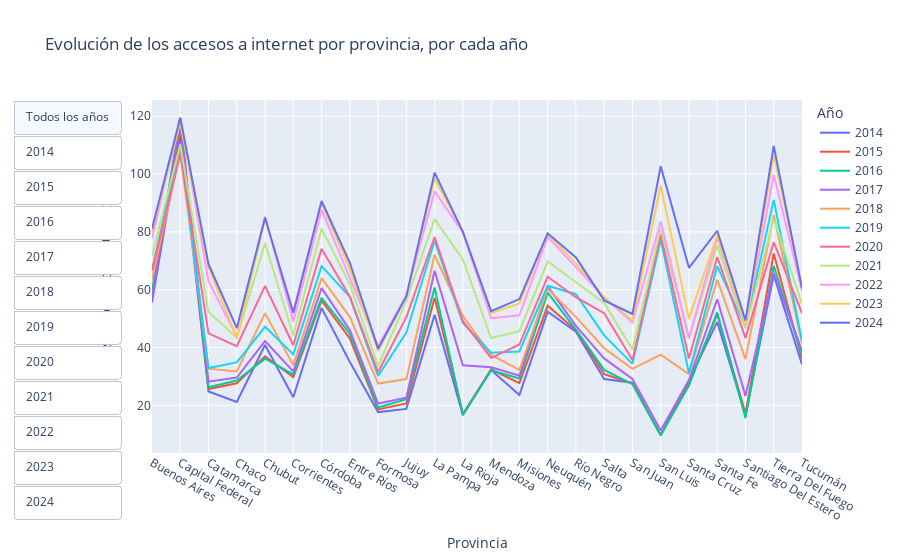

Notebook source saved alongside this figure:
### Code cell
# Agrupar los datos por Provincia y Año
df_agrupado = internet_9.groupby(['Provincia', 'Año'])['Accesos por cada 100 hogares'].mean().reset_index()

# Crear el gráfico de líneas interactivo con provincias en el eje x
fig = px.line(df_agrupado, x="Provincia", y="Accesos por cada 100 hogares", color="Año", 
              title="Evolución de los accesos a internet por provincia, por cada año",
              category_orders={"Año": sorted(df_agrupado['Año'].unique())})

# Agregar botones para seleccionar el año
fig.update_layout(
    updatemenus=[
        dict(
            type="buttons",
            direction="down",
            buttons=list([
                dict(label="Todos los años",
                     method="update",
                     args=[{"visible": [True] * len(fig.data)},
                           {"title": "Evolución de los accesos a internet cada 100 hogares por provincia"}])
            ]) + [
                dict(label=str(year), 
                     method="update",
                     args=[{"visible": [y == year for y in df_agrupado['Año']]},
                           {"title": f"Accesos a internet por provincia en {year}"}])
                for year in sorted(df_agrupado['Año'].unique())
            ]
        )
    ]
)

fig.show()

### Figure 1 — Plotly figure (JSON) as saved in the notebook; plotly's stock layout.template omitted (floating-point values rounded to 4 significant figures; data arrays with more than 128 entries replaced by an {"elided": "..."} marker saying what was removed)
{"data": [{"hovertemplate": "Año=2014<br>Provincia=%{x}<br>Accesos por cada 100 hogares=%{y}<extra></extra>", "legendgroup": "2014", "line": {"color": "#636efa", "dash": "solid"}, "marker": {"symbol": "circle"}, "mode": "lines", "name": "2014", "orientation": "v", "showlegend": true, "type": "scatter", "x": ["Buenos Aires", "Capital Federal", "Catamarca", "Chaco", "Chubut", "Corrientes", "Córdoba", "Entre Ríos", "Formosa", "Jujuy", "La Pampa", "La Rioja", "Mendoza", "Misiones", "Neuquén", "Río Negro", "Salta", "San Juan", "San Luis", "Santa Cruz", "Santa Fe", "Santiago Del Estero", "Tierra Del Fuego", "Tucumán"], "xaxis": "x", "y": [55.62, 113.5, 24.79, 21.16, 40.87, 22.81, 53.72, 35.02, 17.67, 18.77, 51.3, 16.58, 32.24, 23.56, 52.4, 45.48, 29.09, 27.82, 9.641, 28.59, 48.86, 16.69, 65.04, 34.16], "yaxis": "y"}, {"hovertemplate": "Año=2015<br>Provincia=%{x}<br>Accesos por cada 100 hogares=%{y}<extra></extra>", "legendgroup": "2015", "line": {"color": "#EF553B", "dash": "solid"}, "marker": {"symbol": "circle"}, "mode": "lines", "name": "2015", "orientation": "v", "showlegend": true, "type": "scatter", "x": ["Buenos Aires", "Capital Federal", "Catamarca", "Chaco", "Chubut", "Corrientes", "Córdoba", "Entre Ríos", "Formosa", "Jujuy", "La Pampa", "La Rioja", "Mendoza", "Misiones", "Neuquén", "Río Negro", "Salta", "San Juan", "San Luis", "Santa Cruz", "Santa Fe", "Santiago Del Estero", "Tierra Del Fuego", "Tucumán"], "xaxis": "x", "y": [57.29, 116.8, 25.67, 27.61, 36.97, 29.76, 56.25, 43.2, 18.6, 20.68, 57.23, 17.01, 32.46, 27.66, 54.49, 46.03, 30.81, 27.63, 9.709, 27.6, 51.54, 17.07, 72.52, 36.11], "yaxis": "y"}, {"hovertemplate": "Año=2016<br>Provincia=%{x}<br>Accesos por cada 100 hogares=%{y}<extra></extra>", "legendgroup": "2016", "line": {"color": "#00cc96", "dash": "solid"}, "marker": {"symbol": "circle"}, "mode": "lines", "name": "2016", "orientation": "v", "showlegend": true, "type": "scatter", "x": ["Buenos Aires", "Capital Federal", "Catamarca", "Chaco", "Chubut", "Corrientes", "Córdoba", "Entre Ríos", "Formosa", "Jujuy", "La Pampa", "La Rioja", "Mendoza", "Misiones", "Neuquén", "Río Negro", "Salta", "San Juan", "San Luis", "Santa Cruz", "Santa Fe", "Santiago Del Estero", "Tierra Del Fuego", "Tucumán"], "xaxis": "x", "y": [59.51, 119.2, 26.25, 28.59, 36.12, 30.68, 57.19, 44.81, 19.22, 22.14, 60.76, 16.81, 32.11, 29.31, 58.99, 46.21, 32.26, 27.32, 9.615, 26.87, 52.14, 15.62, 68.2, 37.46], "yaxis": "y"}, {"hovertemplate": "Año=2017<br>Provincia=%{x}<br>Accesos por cada 100 hogares=%{y}<extra></extra>", "legendgroup": "2017", "line": {"color": "#ab63fa", "dash": "solid"}, "marker": {"symbol": "circle"}, "mode": "lines", "name": "2017", "orientation": "v", "showlegend": true, "type": "scatter", "x": ["Buenos Aires", "Capital Federal", "Catamarca", "Chaco", "Chubut", "Corrientes", "Córdoba", "Entre Ríos", "Formosa", "Jujuy", "La Pampa", "La Rioja", "Mendoza", "Misiones", "Neuquén", "Río Negro", "Salta", "San Juan", "San Luis", "Santa Cruz", "Santa Fe", "Santiago Del Estero", "Tierra Del Fuego", "Tucumán"], "xaxis": "x", "y": [57.02, 119.3, 28.19, 29.61, 42.22, 31.75, 60.57, 46.03, 20.61, 22.64, 66.59, 33.86, 33.16, 30.24, 61.25, 47.49, 36.24, 29.17, 11.28, 28.74, 56.71, 23.27, 65.75, 38.92], "yaxis": "y"}, {"hovertemplate": "Año=2018<br>Provincia=%{x}<br>Accesos por cada 100 hogares=%{y}<extra></extra>", "legendgroup": "2018", "line": {"color": "#FFA15A", "dash": "solid"}, "marker": {"symbol": "circle"}, "mode": "lines", "name": "2018", "orientation": "v", "showlegend": true, "type": "scatter", "x": ["Buenos Aires", "Capital Federal", "Catamarca", "Chaco", "Chubut", "Corrientes", "Córdoba", "Entre Ríos", "Formosa", "Jujuy", "La Pampa", "La Rioja", "Mendoza", "Misiones", "Neuquén", "Río Negro", "Salta", "San Juan", "San Luis", "Santa Cruz", "Santa Fe", "Santiago Del Estero", "Tierra Del Fuego", "Tucumán"], "xaxis": "x", "y": [63.61, 107.4, 32.7, 31.74, 51.91, 33.82, 64.03, 50.62, 27.54, 29.09, 72.01, 50.88, 37.45, 32.29, 60.33, 50.59, 39.74, 32.63, 37.55, 30.83, 63.46, 35.97, 85.79, 41.53], "yaxis": "y"}, {"hovertemplate": "Año=2019<br>Provincia=%{x}<br>Accesos por cada 100 hogares=%{y}<extra></extra>", "legendgroup": "2019", "line": {"color": "#19d3f3", "dash": "solid"}, "marker": {"symbol": "circle"}, "mode": "lines", "name": "2019", "orientation": "v", "showlegend": true, "type": "scatter", "x": ["Buenos Aires", "Capital Federal", "Catamarca", "Chaco", "Chubut", "Corrientes", "Córdoba", "Entre Ríos", "Formosa", "Jujuy", "La Pampa", "La Rioja", "Mendoza", "Misiones", "Neuquén", "Río Negro", "Salta", "San Juan", "San Luis", "Santa Cruz", "Santa Fe", "Santiago Del Estero", "Tierra Del Fuego", "Tucumán"], "xaxis": "x", "y": [66.92, 109.7, 32.91, 34.86, 47.17, 37.64, 68.17, 57.54, 30.17, 45.16, 76.95, 48.49, 38.2, 38.63, 61.36, 58.45, 44.21, 34.34, 77.32, 31.21, 68.19, 47.13, 91.08, 42.23], "yaxis": "y"}, {"hovertemplate": "Año=2020<br>Provincia=%{x}<br>Accesos por cada 100 hogares=%{y}<extra></extra>", "legendgroup": "2020", "line": {"color": "#FF6692", "dash": "solid"}, "marker": {"symbol": "circle"}, "mode": "lines", "name": "2020", "orientation": "v", "showlegend": true, "type": "scatter", "x": ["Buenos Aires", "Capital Federal", "Catamarca", "Chaco", "Chubut", "Corrientes", "Córdoba", "Entre Ríos", "Formosa", "Jujuy", "La Pampa", "La Rioja", "Mendoza", "Misiones", "Neuquén", "Río Negro", "Salta", "San Juan", "San Luis", "Santa Cruz", "Santa Fe", "Santiago Del Estero", "Tierra Del Fuego", "Tucumán"], "xaxis": "x", "y": [66.54, 107.1, 44.9, 40.47, 61.33, 40.8, 74.18, 57.58, 31.44, 50.51, 78.23, 49.1, 36.34, 41.04, 64.5, 57.41, 51.88, 35.65, 79.09, 36.18, 71.31, 43.26, 76.38, 51.91], "yaxis": "y"}, {"hovertemplate": "Año=2021<br>Provincia=%{x}<br>Accesos por cada 100 hogares=%{y}<extra></extra>", "legendgroup": "2021", "line": {"color": "#B6E880", "dash": "solid"}, "marker": {"symbol": "circle"}, "mode": "lines", "name": "2021", "orientation": "v", "showlegend": true, "type": "scatter", "x": ["Buenos Aires", "Capital Federal", "Catamarca", "Chaco", "Chubut", "Corrientes", "Córdoba", "Entre Ríos", "Formosa", "Jujuy", "La Pampa", "La Rioja", "Mendoza", "Misiones", "Neuquén", "Río Negro", "Salta", "San Juan", "San Luis", "Santa Cruz", "Santa Fe", "Santiago Del Estero", "Tierra Del Fuego", "Tucumán"], "xaxis": "x", "y": [71.61, 110.3, 52.3, 43.37, 76.14, 44.15, 81.12, 61.86, 33.59, 56.11, 84.43, 70.49, 43.3, 45.71, 69.75, 62.62, 55.41, 39.35, 81.22, 43.12, 75.27, 46.57, 84.65, 55.08], "yaxis": "y"}, {"hovertemplate": "Año=2022<br>Provincia=%{x}<br>Accesos por cada 100 hogares=%{y}<extra></extra>", "legendgroup": "2022", "line": {"color": "#FF97FF", "dash": "solid"}, "marker": {"symbol": "circle"}, "mode": "lines", "name": "2022", "orientation": "v", "showlegend": true, "type": "scatter", "x": ["Buenos Aires", "Capital Federal", "Catamarca", "Chaco", "Chubut", "Corrientes", "Córdoba", "Entre Ríos", "Formosa", "Jujuy", "La Pampa", "La Rioja", "Mendoza", "Misiones", "Neuquén", "Río Negro", "Salta", "San Juan", "San Luis", "Santa Cruz", "Santa Fe", "Santiago Del Estero", "Tierra Del Fuego", "Tucumán"], "xaxis": "x", "y": [77.68, 119.5, 62.93, 43.83, 85.3, 48.96, 87.64, 63.82, 40.39, 58.19, 94.01, 79.86, 50.13, 51.18, 78.31, 67.82, 57.34, 48.67, 83.62, 43.3, 78.04, 47.73, 99.78, 59.72], "yaxis": "y"}, {"hovertemplate": "Año=2023<br>Provincia=%{x}<br>Accesos por cada 100 hogares=%{y}<extra></extra>", "legendgroup": "2023", "line": {"color": "#FECB52", "dash": "solid"}, "marker": {"symbol": "circle"}, "mode": "lines", "name": "2023", "orientation": "v", "showlegend": true, "type": "scatter", "x": ["Buenos Aires", "Capital Federal", "Catamarca", "Chaco", "Chubut", "Corrientes", "Córdoba", "Entre Ríos", "Formosa", "Jujuy", "La Pampa", "La Rioja", "Mendoza", "Misiones", "Neuquén", "Río Negro", "Salta", "San Juan", "San Luis", "Santa Cruz", "Santa Fe", "Santiago Del Estero", "Tierra Del Fuego", "Tucumán"], "xaxis": "x", "y": [80.07, 117.9, 67.69, 43.31, 84.39, 52.44, 89.92, 67, 38.8, 57.84, 98.47, 80.1, 51.92, 55.23, 79.35, 69.09, 57.42, 49.45, 96.05, 49.93, 78.95, 48.11, 106.8, 60.85], "yaxis": "y"}, {"hovertemplate": "Año=2024<br>Provincia=%{x}<br>Accesos por cada 100 hogares=%{y}<extra></extra>", "legendgroup": "2024", "line": {"color": "#636efa", "dash": "solid"}, "marker": {"symbol": "circle"}, "mode": "lines", "name": "2024", "orientation": "v", "showlegend": true, "type": "scatter", "x": ["Buenos Aires", "Capital Federal", "Catamarca", "Chaco", "Chubut", "Corrientes", "Córdoba", "Entre Ríos", "Formosa", "Jujuy", "La Pampa", "La Rioja", "Mendoza", "Misiones", "Neuquén", "Río Negro", "Salta", "San Juan", "San Luis", "Santa Cruz", "Santa Fe", "Santiago Del Estero", "Tierra Del Fuego", "Tucumán"], "xaxis": "x", "y": [81.1, 119.5, 68.82, 46.7, 84.89, 51.94, 90.7, 69.31, 39.61, 57.65, 100.5, 80.03, 52.59, 56.76, 79.5, 71.14, 56.3, 51.62, 102.7, 67.58, 80.4, 49.41, 109.8, 60.48], "yaxis": "y"}], "layout": {"legend": {"title": {"text": "Año"}, "tracegroupgap": 0}, "title": {"text": "Evolución de los accesos a internet por provincia, por cada año"}, "updatemenus": [{"buttons": [{"args": [{"visible": [true, true, true, true, true, true, true, true, true, true, true]}, {"title": "Evolución de los accesos a internet cada 100 hogares por provincia"}], "label": "Todos los años", "method": "update"}, {"args": [{"visible": {"elided": "264 bool values"}}, {"title": "Accesos a internet por provincia en 2014"}], "label": "2014", "method": "update"}, {"args": [{"visible": {"elided": "264 bool values"}}, {"title": "Accesos a internet por provincia en 2015"}], "label": "2015", "method": "update"}, {"args": [{"visible": {"elided": "264 bool values"}}, {"title": "Accesos a internet por provincia en 2016"}], "label": "2016", "method": "update"}, {"args": [{"visible": {"elided": "264 bool values"}}, {"title": "Accesos a internet por provincia en 2017"}], "label": "2017", "method": "update"}, {"args": [{"visible": {"elided": "264 bool values"}}, {"title": "Accesos a internet por provincia en 2018"}], "label": "2018", "method": "update"}, {"args": [{"visible": {"elided": "264 bool values"}}, {"title": "Accesos a internet por provincia en 2019"}], "label": "2019", "method": "update"}, {"args": [{"visible": {"elided": "264 bool values"}}, {"title": "Accesos a internet por provincia en 2020"}], "label": "2020", "method": "update"}, {"args": [{"visible": {"elided": "264 bool values"}}, {"title": "Accesos a internet por provincia en 2021"}], "label": "2021", "method": "update"}, {"args": [{"visible": {"elided": "264 bool values"}}, {"title": "Accesos a internet por provincia en 2022"}], "label": "2022", "method": "update"}, {"args": [{"visible": {"elided": "264 bool values"}}, {"title": "Accesos a internet por provincia en 2023"}], "label": "2023", "method": "update"}, {"args": [{"visible": {"elided": "264 bool values"}}, {"title": "Accesos a internet por provincia en 2024"}], "label": "2024", "method": "update"}], "direction": "down", "type": "buttons"}], "xaxis": {"anchor": "y", "domain": [0, 1], "title": {"text": "Provincia"}}, "yaxis": {"anchor": "x", "domain": [0, 1], "title": {"text": "Accesos por cada 100 hogares"}}}}
